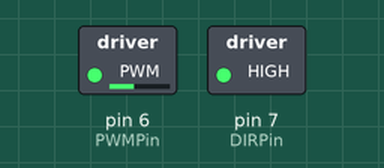
Recording of a sketch running on a simulated Arduino Uno, built with avr-gcc and run on an emulated ATmega328P. On the bench: switched loads named in the sketch (green lamp = pin HIGH).

Above: at 0.1 s.
Timing chart, 0 to 1.6 s (numbered marks = the images above):
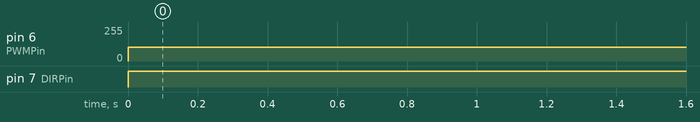

Measured:
- by itself, pin 6 (PWMPin): 0/255 → 102/255 at 0.00 s
- by itself, pin 7 (DIRPin): LOW → HIGH at 0.00 s

The sketch:

ArduinoBrushedMotor.ino
```cpp
#define PWMPin 6
const int DIRPin = 7;

void setup() {
  pinMode(PWMPin, OUTPUT);
  pinMode(DIRPin, OUTPUT);
}

void loop() {
  // put your main code here, to run repeatedly:
  analogWrite(PWMPin, 102);
  digitalWrite(DIRPin, HIGH);
}
```
